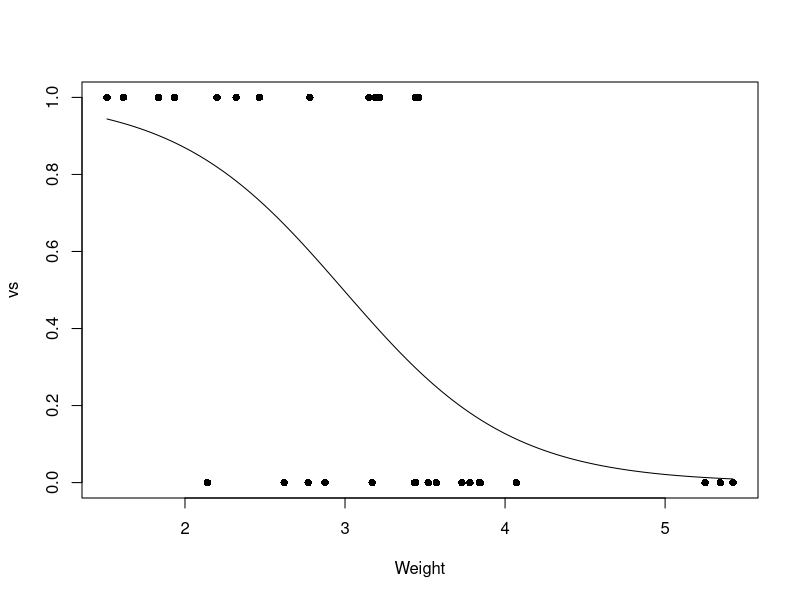

R code for this plot:
summary(mtcars)
head(mtcars,10) # İlk 10 veri
tail(mtcars,10) # Son 10 veri

model <- glm(formula = vs ~ wt, family = binomial, data=mtcars)

x <- seq(min(mtcars$wt),max(mtcars$wt),0.01)

y <- predict(model,list(wt=x),type = "response")

print(model)

png(file="log_reg.png")

plot(mtcars$wt,mtcars$vs,pch=16, xlab = "Weight", ylab="vs")
lines(x,y)
dev.off()
